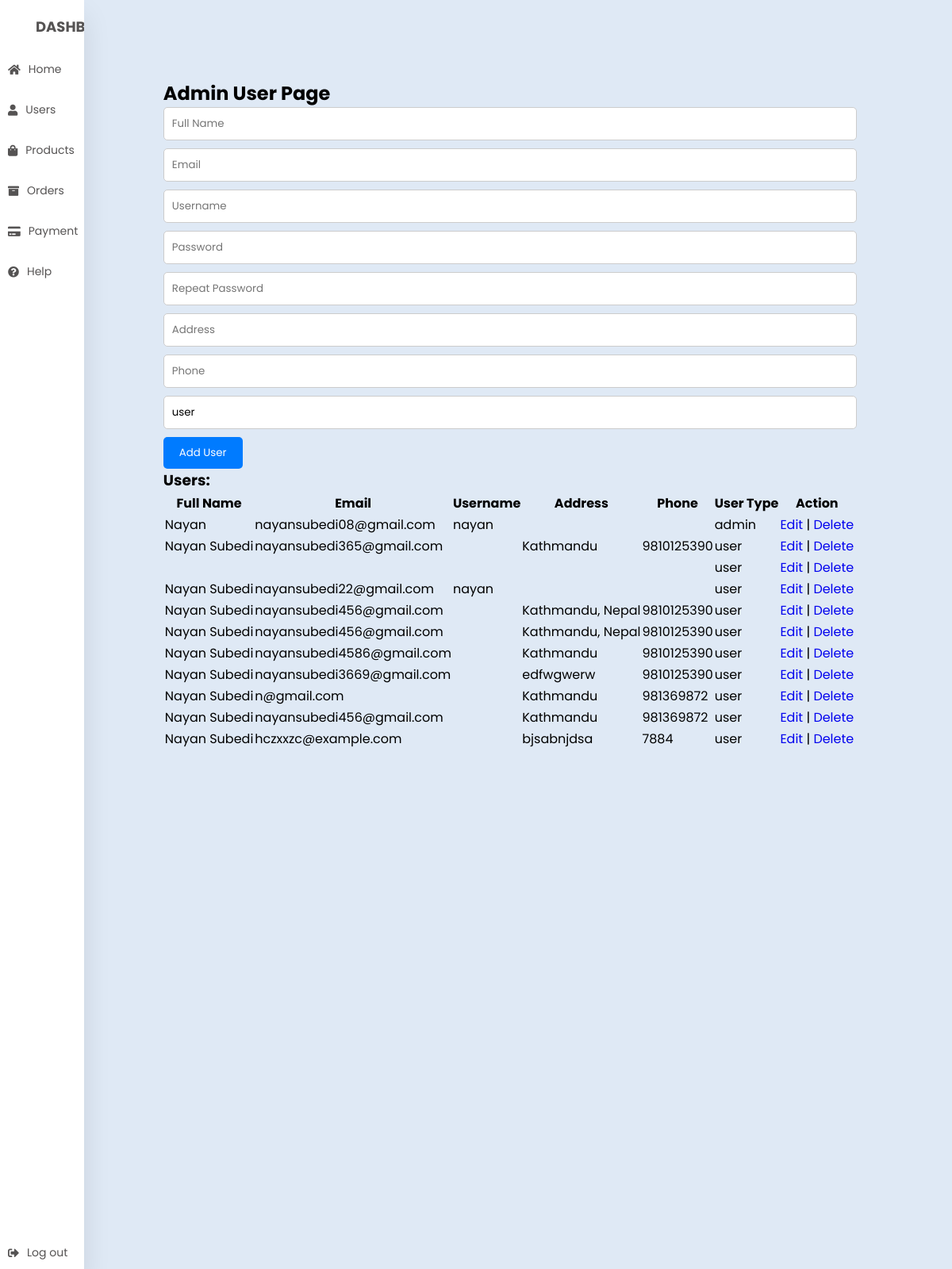
The app's page /admin/adminusers.php with its own data.
### tables this page shows
CREATE TABLE `users` (
  `UserID` int(11) NOT NULL,
  `FullName` varchar(50) NOT NULL,
  `Email` varchar(100) NOT NULL,
  `Username` varchar(50) NOT NULL,
  `Password` varchar(100) NOT NULL,
  `RepeatPassword` varchar(255) NOT NULL,
  `Address` varchar(255) NOT NULL,
  `Phone` varchar(20) NOT NULL,
  `usertype` varchar(50) NOT NULL DEFAULT 'user'
);

### admin/adminusers.php (the view, shortened to what this page needs)
<?php
include('../database/database.php');
function getUsers() {
    global $conn;
    $sql = "SELECT * FROM users";
    $result = mysqli_query($conn, $sql);
    return $result;
}
?>
<!DOCTYPE html>
<html lang="en">
<head>
  <link rel="stylesheet" href="../styles/adminusers.css" />
  <link rel="stylesheet" href="https://cdnjs.cloudflare.com/ajax/libs/font-awesome/5.15.4/css/all.min.css"/>
</head>
<body>
  <div class="container">
  <nav>
      <ul>
        <li><a href="admindashboard.php" class="logo">
          <span class="nav-item">DashBoard</span>
        </a></li>
        <li><a href="admindashboard.php">
          <i class="fas fa-home"></i>
          <span class="nav-item">Home</span>
        </a></li>
        <li><a href="adminusers.php">
          <i class="fas fa-user"></i>
          <span class="nav-item">Users</span>
        </a></li>
        <li><a href="adminproduct.php">
        <i class="fas fa-shopping-bag"></i>
          <span class="nav-item">Products</span>
        </a></li>
        <li><a href="adminorders.php">
          <i class="fas fa-archive"></i>
          <span class="nav-item">Orders</span>
        </a></li>
        <li><a href="adminpayment.php">
          <i class="fas fa-credit-card"></i>
          <span class="nav-item">Payment</span>
        </a></li>
        <li><a href="">
          <i class="fas fa-question-circle"></i>
          <span class="nav-item">Help</span>
        </a></li>
        <li><a href="login.php" class="logout">
          <i class="fas fa-sign-out-alt"></i>
          <span class="nav-item">Log out</span>
        </a></li>
      </ul>
    </nav>
    <div class="content">
      <h2>Admin User Page</h2>
      <form method="post">
          <input type="text" name="fullName" placeholder="Full Name" required>
          <input type="email" name="email" placeholder="Email" required>
          <input type="text" name="username" placeholder="Username" required>
          <input type="password" name="password" placeholder="Password" required>
          <input type="password" name="repeatPassword" placeholder="Repeat Password" required>
          <input type="text" name="address" placeholder="Address">
          <input type="text" name="phone" placeholder="Phone">
          <input type="text" name="usertype" value="user" readonly>
          <button type="submit" name="submit">Add User</button>
      </form>
      <h3>Users:</h3>
      <table border="1">
          <tr>
              <th>Full Name</th>
              <th>Email</th>
              <th>Username</th>
              <th>Address</th>
              <th>Phone</th>
              <th>User Type</th>
              <th>Action</th>
          </tr>
          <div class="users">
          <?php
          $users = getUsers();
          while($row = mysqli_fetch_assoc($users)) {
              echo "<tr>";
              echo "<td>".$row['FullName']."</td>";
              echo "<td>".$row['Email']."</td>";
              echo "<td>".$row['Username']."</td>";
              echo "<td>".$row['Address']."</td>";
              echo "<td>".$row['Phone']."</td>";
              echo "<td>".$row['usertype']."</td>";
              echo "<td><a href='?edit=".$row['UserID']."'>Edit</a> | <a href='?delete=".$row['UserID']."'>Delete</a></td>";
              echo "</tr>";
          }
          ?>
      </table>
    </div>
  </div>
</body>
</html>

### styles/adminusers.css (style rules this page uses)
* { margin: 0; padding: 0; outline: none; border: none; text-decoration: none; box-sizing: border-box; font-family: "Poppins", sans-serif; }
body { background: #dfe9f5; }
.container { display: flex; }
nav { position: relative; top: 0; bottom: 0; height: 200vh; left: 0; background: #fff; width: 280px; overflow: hidden; box-shadow: 0 20px 35px rgba(0, 0, 0, 0.1); }
.logo { text-align: center; display: flex; margin: 10px 0 0 10px; }
.logo span { font-weight: bold; padding-left: 15px; font-size: 18px; text-transform: uppercase; }
ul { list-style: none; padding: 0; }
nav ul li { margin: 10px 0; }
nav ul li a { display: flex; align-items: center; color: rgb(85, 83, 83); font-size: 14px; padding: 10px; }
.nav-item { margin-left: 10px; }
.logout { position: absolute; bottom: 0; }
.content { padding: 100px; border: 10px; }
input[type="text"], input[type="email"], input[type="password"] { width: calc(100% - 20px); padding: 10px; margin-bottom: 10px; border-radius: 5px; border: 1px solid #ccc; }
button { padding: 10px 20px; background: #007bff; color: #fff; border: none; border-radius: 5px; cursor: pointer; }

### records on screen
users: FullName "Nayan", Email "nayansubedi08@gmail.com", Username "nayan", usertype "admin"
users: FullName "Nayan Subedi", Email "nayansubedi365@gmail.com", Address "Kathmandu", Phone "9810125390", usertype "user"
users: usertype "user"
users: FullName "Nayan Subedi", Email "nayansubedi22@gmail.com", Username "nayan", usertype "user"
users: FullName "Nayan Subedi", Email "nayansubedi456@gmail.com", Address "Kathmandu, Nepal", Phone "9810125390", usertype "user"
users: FullName "Nayan Subedi", Email "nayansubedi456@gmail.com", Address "Kathmandu, Nepal", Phone "9810125390", usertype "user"
users: FullName "Nayan Subedi", Email "nayansubedi4586@gmail.com", Address "Kathmandu", Phone "9810125390", usertype "user"
users: FullName "Nayan Subedi", Email "nayansubedi3669@gmail.com", Address "edfwgwerw", Phone "9810125390", usertype "user"
users: FullName "Nayan Subedi", Email "n@gmail.com", Address "Kathmandu", Phone "981369872", usertype "user"
users: FullName "Nayan Subedi", Email "nayansubedi456@gmail.com", Address "Kathmandu", Phone "981369872", usertype "user"
users: FullName "Nayan Subedi", Email "hczxxzc@example.com", Address "bjsabnjdsa", Phone "7884", usertype "user"
